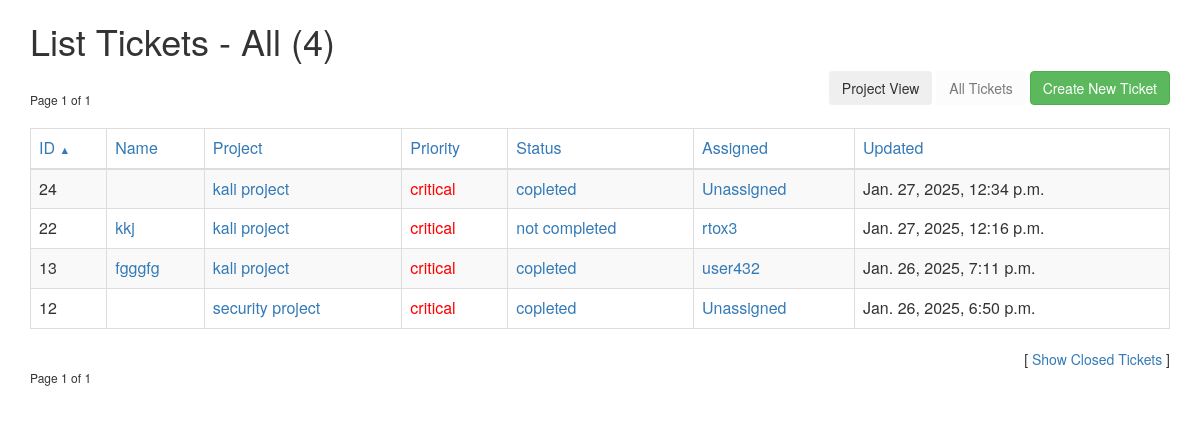
The page /user/ (signed in) on the database as committed earlier.
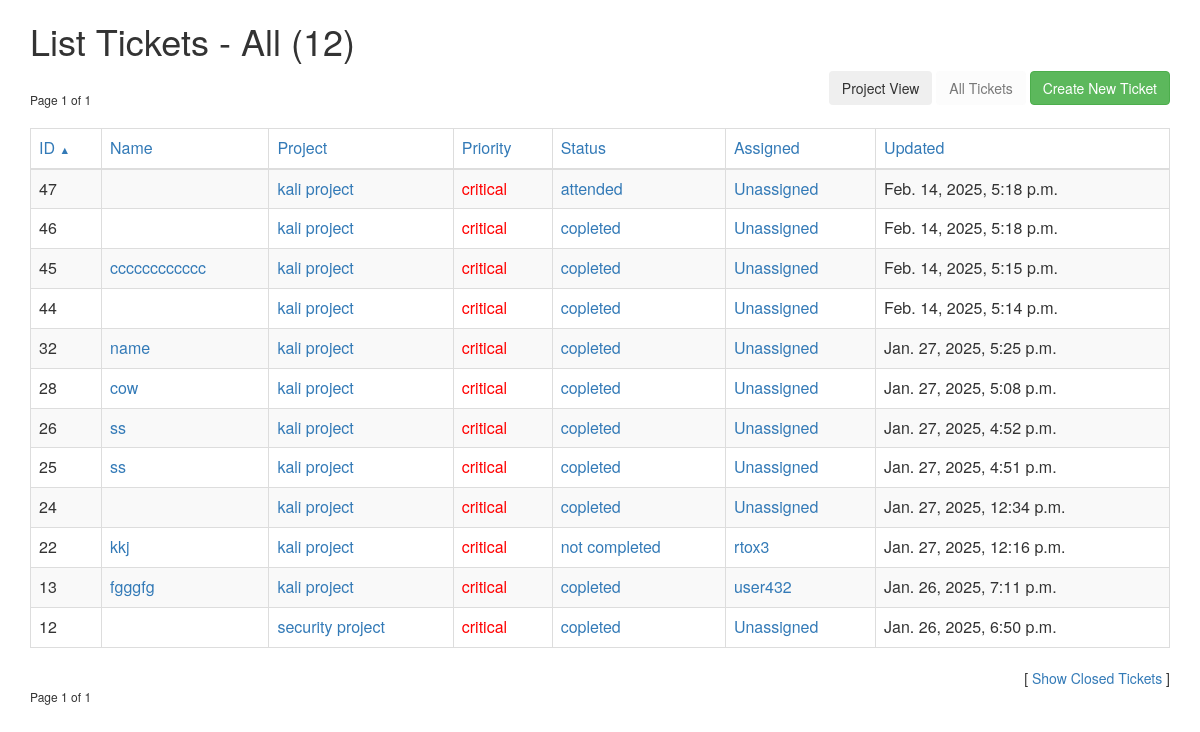
The same page on the database as committed later.
### simpleticket/models.py (models this page shows, shortened)
class Ticket(models.Model):
    project = models.ForeignKey(Project, null=True, on_delete=models.CASCADE)
    name = models.CharField(max_length=28)
    desc = models.TextField()
    priority = models.ForeignKey(Priority, on_delete=models.CASCADE)
    status = models.ForeignKey(Status, on_delete=models.CASCADE)  # Use ForeignKey to Status
    creation_time = models.DateTimeField()
    update_time = models.DateTimeField()
    created_by = models.ForeignKey(
        settings.AUTH_USER_MODEL, null=True, related_name='tickets_created', on_delete=models.CASCADE
    )
    assigned_to = models.ForeignKey(
        settings.AUTH_USER_MODEL, null=True, related_name='tickets_assigned', on_delete=models.CASCADE
    )
    time_logged = models.FloatField(default=0)
    class Meta:
        permissions = [
            ('can_view_status', 'Can view ticket status'),
            ('can_change_status', 'Can change ticket status'),
            ('assign_ticket', 'Can assign tickets'),
        ]

class Project(models.Model):
    name = models.CharField(max_length=32)
    is_default = models.BooleanField(default=False)

class Priority(models.Model):
    name = models.CharField(max_length=32)
    value = models.IntegerField()
    is_default = models.BooleanField(default=False)
    display_color = models.TextField(max_length=16, default="#000000")

class Status(models.Model):
    name = models.CharField(max_length=32)
    is_default = models.BooleanField(default=False)
    hide_by_default = models.BooleanField(default=False)
    def __str__(self):
        return self.name

### normalusers/views.py (the view)
# urls.py: path('', views.view_all, name='view_all'),
@login_required
def view_all(request):
    user_tickets = Ticket.objects.filter(created_by=request.user)
    assigned_filter = request.GET.get("assigned_to")
    created_filter = request.GET.get("created_by")
    priority_filter = request.GET.get("priority")
    status_filter = request.GET.get("status")
    project_filter = request.GET.get("project")
    closed_filter = request.GET.get("show_closed")
    sort_setting = request.GET.get("sort")
    order_setting = request.GET.get("order")
    if not sort_setting:
        sort_setting = "id"
    if not order_setting:
        order_setting = "dsc"
    args = {}
    if assigned_filter and assigned_filter != 'unassigned':
        args['assigned_to'] = assigned_filter
    if assigned_filter and assigned_filter == 'unassigned':
        args['assigned_to__exact'] = None
    if created_filter:
        args['created_by'] = created_filter
    if priority_filter:
        args['priority'] = priority_filter
    if status_filter:
        args['status'] = status_filter
    if project_filter:
        args['project'] = project_filter
    tickets = user_tickets.filter(**args)
    if not closed_filter or closed_filter.lower() != "true":
        tickets = tickets.exclude(status__hide_by_default=True)
    sort_filter = sort_setting
    if sort_filter == 'assigned':
        sort_filter = 'assigned_to'
    if sort_filter == 'updated':
        sort_filter = 'update_time'
    if order_setting == 'dsc':
        sort_filter = '-' + sort_filter
    tickets = tickets.order_by(sort_filter)
    try:
        filterArray = []
        if assigned_filter and assigned_filter != 'unassigned':
            assigned = User.objects.get(pk=assigned_filter)
            filterArray.append("Assigned to: " + assigned.username)
        if assigned_filter and assigned_filter == 'unassigned':
            filterArray.append("Assigned to: Unassigned")
        if created_filter:
            created = User.objects.get(pk=created_filter)
            filterArray.append("Assigned to: " + created.username)
        if priority_filter:
            priority = Priority.objects.get(pk=priority_filter)
            filterArray.append("Priority: " + priority.name)
        if status_filter:
            status = Status.objects.get(pk=status_filter)
            filterArray.append("Status: " + status.name)
        if project_filter:
            project = Project.objects.get(pk=project_filter)
            filterArray.append("Project: " + project.name)
        if filterArray:
            filter = ', '.join(filterArray)
        else:
            filter = "All"
        filter_message = None
    except Exception as e:
        filter = "Filter Error"
        filter_message = e
    if tickets.count() < 1:
        filter_message = "No tickets meet the current filtering critera."
    get_dict = request.GET.copy()
    if get_dict.get('show_closed'):
        del get_dict['show_closed']
    if get_dict.get('sort'):
        del get_dict['sort']
    if get_dict.get('order'):
        del get_dict['order']
    base_url = request.path_info + "?" + urlencode(get_dict)
    if closed_filter == 'true':
        show_closed = 'true'
    else:
        show_closed = 'false'
    paginator = Paginator(tickets, 20)
    try: # Make sure page request is an int. If not, deliver first page.
        page = int(request.GET.get('page', '1'))
    except ValueError:
        page = 1
    try:
        tickets = paginator.page(page)
    except (EmptyPage, InvalidPage):
        tickets = paginator.page(paginator.num_pages)
    pairs = []
    for key in request.GET.keys():
        if key != 'page':
            pairs.append(key + "=" + request.GET.get(key))
    if tickets.has_next():
        pairs.append('page=' + str(tickets.next_page_number()))
    else:
        pairs.append('page=0')
    get_params = '&'.join(pairs)
    next_link = request.path + '?' + get_params
    pairs = []
    for key in request.GET.keys():
        if key != 'page':
            pairs.append(key + "=" + request.GET.get(key))
    if tickets.has_previous():
        pairs.append('page=' + str(tickets.previous_page_number()))
    else:
        pairs.append('page=0')
    get_params = '&'.join(pairs)
    prev_link = request.path + '?' + get_params
    return render(request, 'u/view_all.html', {'tickets': tickets, 'filter': filter,
                                                          'filter_message': filter_message, 'base_url': base_url,
                                                          'next_link': next_link, 'prev_link': prev_link,
                                                          'sort': sort_setting, 'order': order_setting,
                                                          'show_closed': show_closed})

### templates/u/view_all.html (shortened to what this page needs)
{% extends "base.html" %}
{% block pagename %}List Tickets - {{ filter }} ({{ tickets.paginator.count }}){% endblock %}
{% block content %}
    {% if tickets.object_list.count > 0 %}
        <div class="pagination">
            <span class="step-links">
                <span class="current">
                    Page {{ tickets.number }} of {{ tickets.paginator.num_pages }}
                </span>
            </span>
        </div>
    {% endif %}
    <div id="create-ticket-div">
        <button id="project-view-button" class="btn ticket-button">Project View</button>
        <button id="view-all-button" class="btn ticket-button" {% if filter == 'All' %}disabled="disabled"{% endif %}>All Tickets</button>
        <button id="create-ticket-button" class="btn btn-success ticket-button">Create New Ticket</button>
    </div>
    {% if tickets.object_list.count > 0 %}
        <table class="table table-striped table-bordered table-hover">
            <thead>
                <tr class="list-head">
                    <td><a href="{{ base_url }}&show_closed={{ show_closed }}&sort=id{% if sort != 'id' or order == 'dsc' %}&order=asc{% else %}&order=dsc{% endif %}">
                        ID
                        {% if sort == 'id' and order == 'dsc' %}<span style="font-size: 8pt;">&#x25B2;</span>{% endif %}
                    </a></td>
                    <td><a href="{{ base_url }}&show_closed={{ show_closed }}&sort=name{% if sort != 'name' or order == 'dsc' %}&order=asc{% else %}&order=dsc{% endif %}">
                        Name
                    </a></td>
                    <td><a href="{{ base_url }}&show_closed={{ show_closed }}&sort=project{% if sort != 'project' or order == 'dsc' %}&order=asc{% else %}&order=dsc{% endif %}">
                        Project
                    </a></td>
                    <td><a href="{{ base_url }}&show_closed={{ show_closed }}&sort=priority{% if sort != 'priority' or order == 'dsc' %}&order=asc{% else %}&order=dsc{% endif %}">
                        Priority
                    </a></td>
                    <td><a href="{{ base_url }}&show_closed={{ show_closed }}&sort=status{% if sort != 'status' or order == 'dsc' %}&order=asc{% else %}&order=dsc{% endif %}">
                        Status
                    </a></td>
                    <td><a href="{{ base_url }}&show_closed={{ show_closed }}&sort=assigned{% if sort != 'assigned' or order == 'dsc' %}&order=asc{% else %}&order=dsc{% endif %}">
                        Assigned
                    </a></td>
                    <td><a href="{{ base_url }}&show_closed={{ show_closed }}&sort=updated{% if sort != 'updated' or order == 'dsc' %}&order=asc{% else %}&order=dsc{% endif %}">
                        Updated
                    </a></td>
                </tr>
            </thead>
            <tbody>
                {% for ticket in tickets.object_list %}
                    <tr class="{% cycle 'odd' 'even' %}">
                        <td>{{ ticket.id }}</td>
                        <td><a href="/user/view/{{ ticket.id }}/">{{ ticket.name }}</a></td>
                        <td><a href="/user/?project={{ ticket.project.id }}">{{ ticket.project.name }}</a></td>
                        <td><a href="/user/?priority={{ ticket.priority.id }}" style="color: {{ ticket.priority.display_color }};">{{ ticket.priority.name }}</a></td>
                        <td><a href="/user/?status={{ ticket.status.id }}">{{ ticket.status }}</a></td>
                        {% if ticket.assigned_to %}
                            <td><a href="/user/?assigned_to={{ ticket.assigned_to.id }}">{{ ticket.assigned_to }}</a></td>
                        {% else %}
                            <td><a href="/user/?assigned_to=unassigned">Unassigned</a></td>
                        {% endif %}
                        <td>{{ ticket.update_time }}</td>
                    </tr>
                {% endfor %}
            </tbody>
        </table>
        <div class="pagination">
            <span class="step-links">
                <span class="current">
                    Page {{ tickets.number }} of {{ tickets.paginator.num_pages }}
                </span>
            </span>
        </div>
    {% else %}
        <br/><br/>
    {% endif %}
    {% if show_closed == 'true' %}
        <div class="show-closed">[ <a href="{{ base_url }}&show_closed=false&sort={{ sort }}&order={{ order }}">Hide Closed Tickets</a> ]</div>
    {% else %}
        <div class="show-closed">[ <a href="{{ base_url }}&show_closed=true&sort={{ sort }}&order={{ order }}">Show Closed Tickets</a> ]</div>
    {% endif %}
    <br/>
{% endblock %}

### templates/base.html (shortened to what this page needs)
<!DOCTYPE html>
<html class="no-js">
<head>
    <link rel="stylesheet" href="https://maxcdn.bootstrapcdn.com/bootstrap/3.3.6/css/bootstrap.min.css">
    <link rel="stylesheet" href="https://code.jquery.com/ui/1.11.4/themes/smoothness/jquery-ui.css" />
    <link rel="stylesheet" href="/static/custom.css" />
</head>
<body>
<div class="container">
    <div class="row">
        <div class="col-md-12 content">
            <h1 id="firstHeading" class="firstHeading">{% block pagename %}{% endblock %}</h1>
            {% block content %}
            {% endblock %}
        </div>
    </div>
</div>
</body>
</html>

### templates/u/view_all.html (style rules this page uses)
.show-closed { float: right; }
.pagination { float: left; font-size: 9pt; }
#create-ticket-div { float: right; }
.content table { background-color: white; font-size: 12pt; }

Rows that differ between the two databases and show on the page:
added Ticket: id "47", project.name "kali project", priority.name "critical", status "attended", shows "Unassigned", update_time "Feb. 14, 2025, 5:18 p.m."
added Ticket: id "46", project.name "kali project", priority.name "critical", status "copleted", shows "Unassigned", update_time "Feb. 14, 2025, 5:18 p.m."
added Ticket: id "45", name "cccccccccccc", project.name "kali project", priority.name "critical", status "copleted", shows "Unassigned", update_time "Feb. 14, 2025, 5:15 p.m."
added Ticket: id "44", project.name "kali project", priority.name "critical", status "copleted", shows "Unassigned", update_time "Feb. 14, 2025, 5:14 p.m."
added Ticket: id "32", name "name", project.name "kali project", priority.name "critical", status "copleted", shows "Unassigned", update_time "Jan. 27, 2025, 5:25 p.m."
added Ticket: id "28", name "cow", project.name "kali project", priority.name "critical", status "copleted", shows "Unassigned", update_time "Jan. 27, 2025, 5:08 p.m."
added Ticket: id "26", name "ss", project.name "kali project", priority.name "critical", status "copleted", shows "Unassigned", update_time "Jan. 27, 2025, 4:52 p.m."
added Ticket: id "25", name "ss", project.name "kali project", priority.name "critical", status "copleted", shows "Unassigned", update_time "Jan. 27, 2025, 4:51 p.m."
Other text that changed with them:
{{ tickets.paginator.count }}: "4" → "12"
